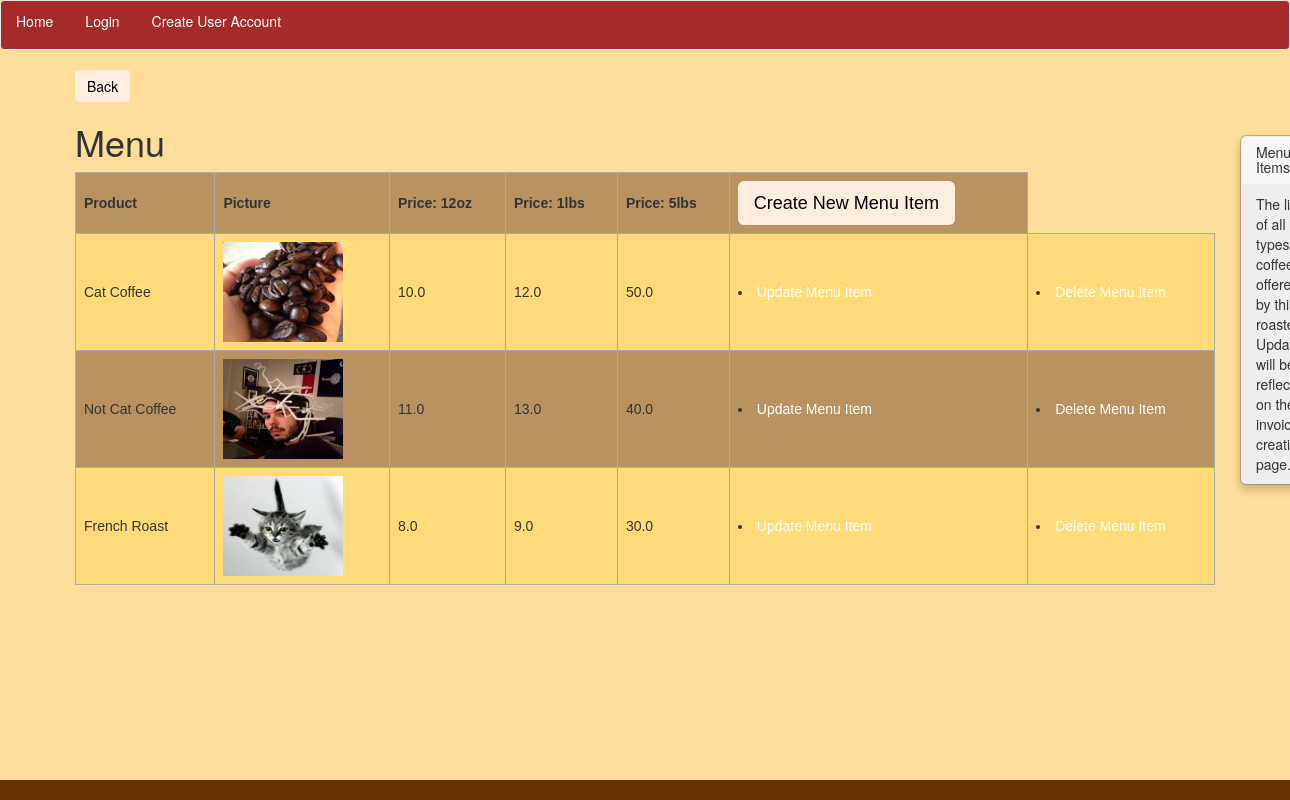
Page /customer_service/inventory on the earlier database version.
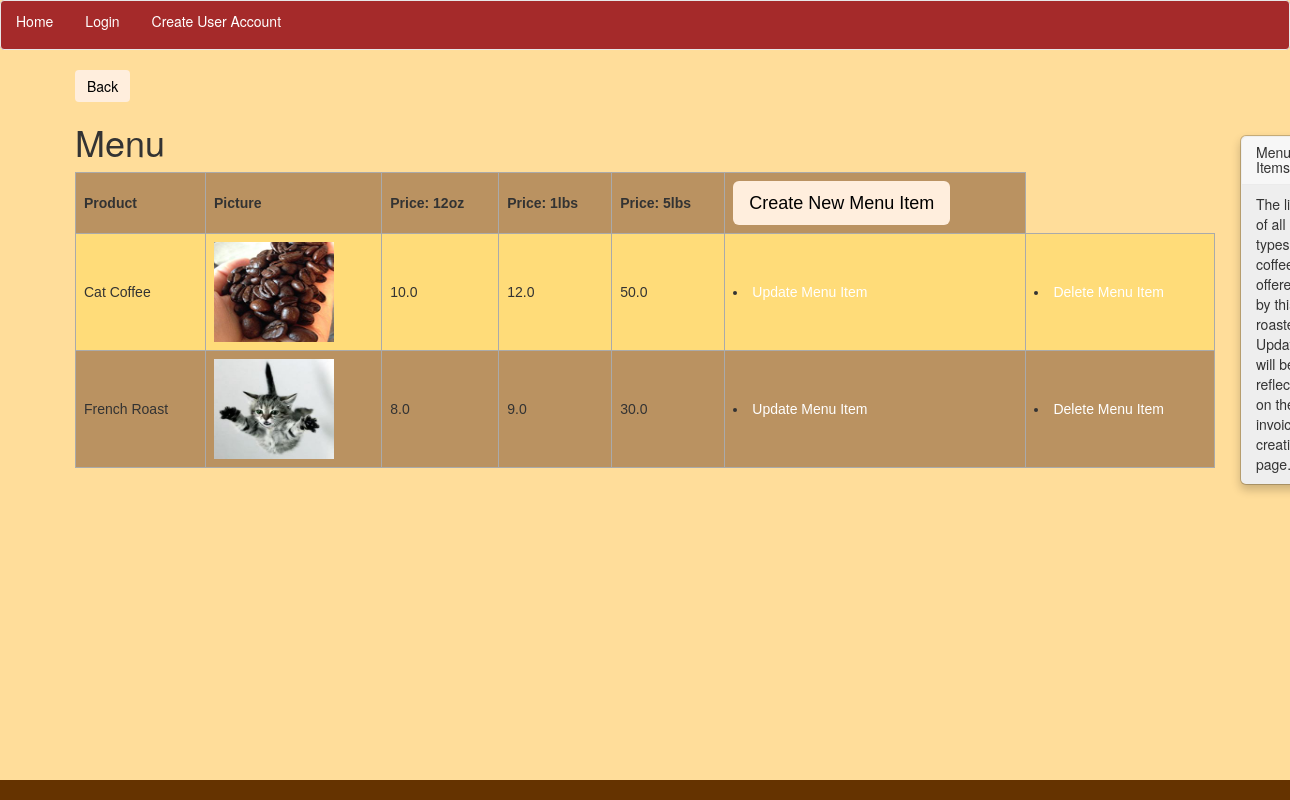
Same page on the later database version.
### app/models.py (models this page shows, shortened)
class InventoryItem(models.Model):
    name = models.CharField(max_length=40, unique=True)
    picture = models.FileField()
    price_12_oz = models.FloatField()
    price_1_lbs = models.FloatField()
    price_5_lbs = models.FloatField()
    @property
    def image_url(self):
        if self.picture:
            return self.picture.url

### app/views.py (the view)
# urls.py: url(r'^customer_service/inventory$', InventoryListView.as_view(), name="inventory_list_view"),
class InventoryListView(ListView):
    model = InventoryItem

### templates/app/inventoryitem_list.html (shortened to what this page needs)
{% extends 'base.html' %}
{% block content %}
<header>
  <div class="container">
  <form class="" action="{% url 'customer_service_view' %}" method="get">
    <input class="btn btn-success btn-md" type="submit" name="" value="Back">
</form>
</div>
</header>
<div class="container">
  <h1>Menu</h1>
</div>
<div class="container">
<table style="width:100%">
  <tr>
    <th>Product</th>
    <th>Picture</th>
    <th>Price: 12oz</th>
    <th>Price: 1lbs</th>
    <th>Price: 5lbs</th>
    <th>
      <form class="" action="{% url 'inventory_create_view' %}" method="get">
    <input class="btn btn-default btn-lg" type="submit" name="" value="Create New Menu Item">
    </form>
    </th>
  </tr>
  {% for item in object_list %}
  <tr>
    <td>{{item.name}}</td>
    <td>
    <img src="{{ MEDIA_URL }} {{item.image_url }}" alt="Picture of {{ item.picture }}" style="width:120px;height:100px;">
    </td>
    <td>{{item.price_12_oz}}</td>
    <td>{{item.price_1_lbs}}</td>
    <td>{{item.price_5_lbs}}</td>
    <td> <li role="presentation"><a href="{% url 'inventory_update_view' item.id %}">Update Menu Item</a></li></td>
      <td>  <li role="presentation"><a href="{% url 'inventory_delete_view' item.id %}">Delete Menu Item</a></li></td>
  </tr>
  {% endfor %}
</table>
</div>
{% endblock %}

### templates/base.html (shortened to what this page needs)
{% load staticfiles %}
<!DOCTYPE html>
<html>
  <head>
  <link rel="stylesheet" href="{% static 'css/bootstrap.css' %}" media="all" title="no title">
  </head>
<nav style="background-color: brown;"class="navbar navbar-default">
      <ul class="nav nav-pills">
        <li role="presentation"><a href="{% url 'index_view' %}">Home</a></li>
        {% if not request.user.is_authenticated %}
        <li role="presentation"><a href="{% url 'login' %}">Login</a></li>
        <li role="presentation"><a href="{% url 'user_create_view' %}">Create User Account</a></li>
         {% else %}
            <li role="presentation"><a href="{% url 'logout' %}?next={% url 'index_view' %}">Logout</a></li>
          {% endif %}
        </ul>
</nav>
  <body>
      {% block content %}
      {% endblock %}
  </body>
  <footer>
  </footer>

### templates/base.html (style rules this page uses)
a { color: white; text-decoration: : none; }
body { background-color: #FFDD9A; }
input[type="button"], input[type="submit"] { color:black; background-color:#fed; border: none; }
table { font-family: arial, sans-serif; border-collapse: collapse; width: 100%; }
td, th { border: 1px solid #aaaaaa; text-align: left; padding: 8px; }
tr:nth-child(even) { background-color: #FFDC79; }
tr:nth-child(odd) { background-color: #BA9261; }
footer { position: absolute; right: 0; bottom: 0; left: 0; padding: 1rem; background-color: #653300; text-align: right; }

Differences in the rows shown:
removed InventoryItem: name "Not Cat Coffee", image_url (picture), price_12_oz "11.0", price_1_lbs "13.0", price_5_lbs "40.0"
